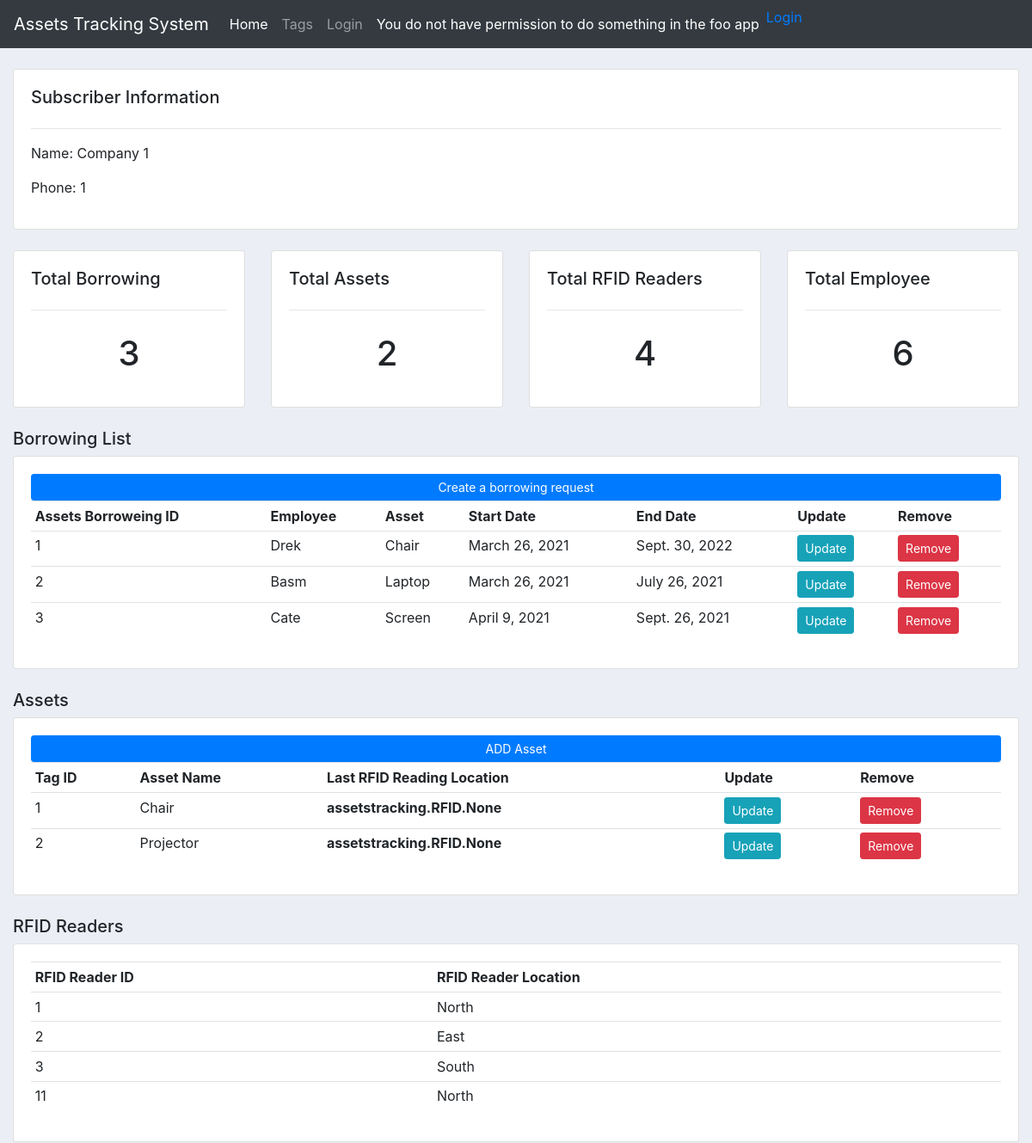
The page /subscriber/1/ (upper part) on the database as committed earlier.
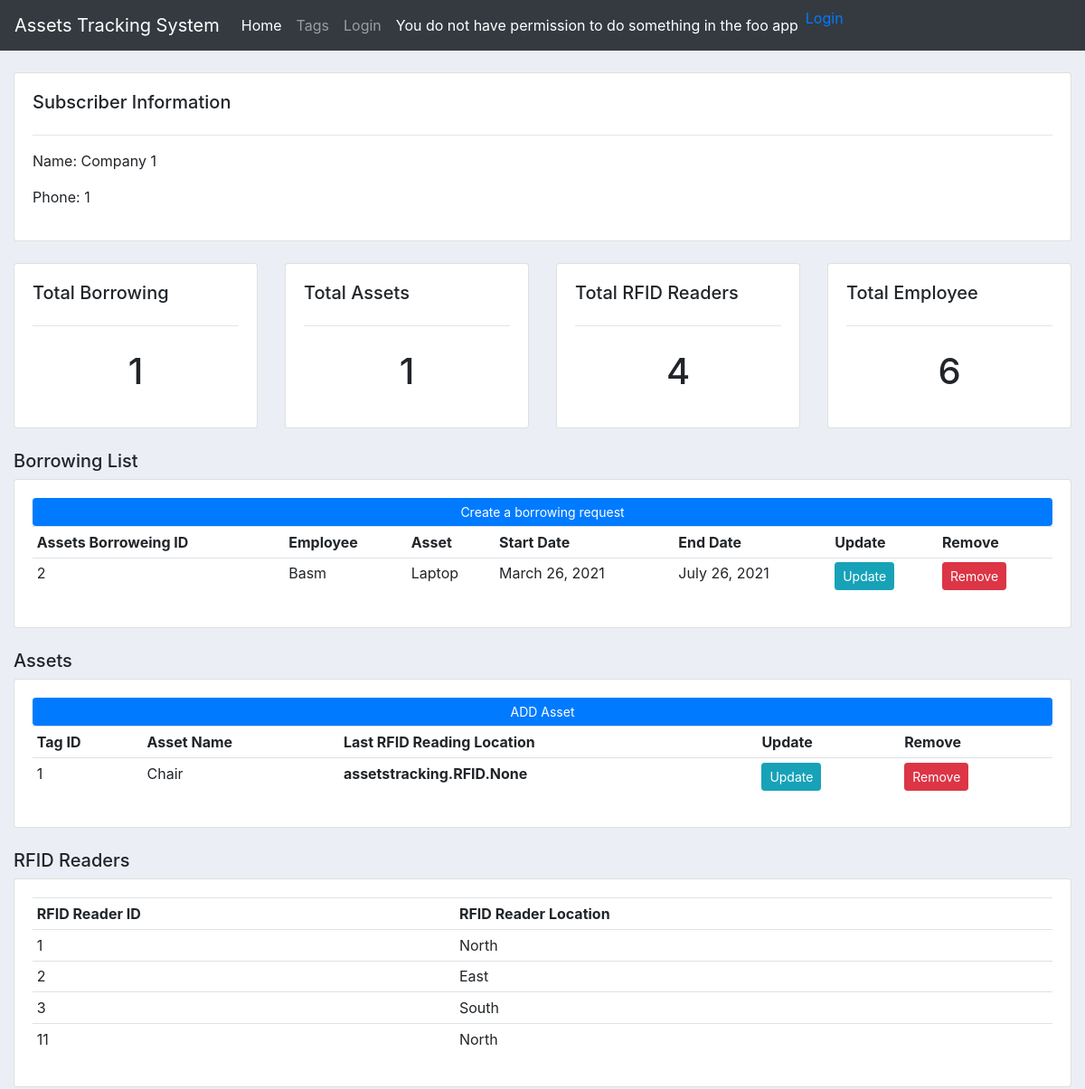
The same page on the database as committed later.
### assetstracking/models.py (models this page shows, shortened)
class Borrowing(models.Model):
    borrowing_id = models.IntegerField(null=True)
    start_date = models.DateField(auto_now_add=True, null=True)
    end_date = models.DateField(null=True)
    subscriber_id = models.ManyToManyField(Subscriber)
    employee_id = models.ForeignKey(Employee, null=True, on_delete= models.SET_NULL)
    tag_id = models.ForeignKey(Tag, null=True, on_delete= models.SET_NULL)
    employee_id_scanned = models.IntegerField(null=True,default=0)
    asset_id_scanned = models.IntegerField(null=True,default=0)
    reader_code = models.CharField(max_length=200, null=True, default=0)

class Employee(models.Model):
    employee_id = models.IntegerField(null=True)
    employee_name = models.CharField(max_length=200, null=True)
    employee_email = models.CharField(max_length=200, null=True)
    user = models.OneToOneField(User, null=True, on_delete=models.CASCADE)
    subscriber_id = models.ManyToManyField(Subscriber)
    def __str__(self): return self.employee_name

class Tag(models.Model):
    tag_id = models.IntegerField(null=True)
    asset_name = models.CharField(max_length=200, null=True)
    STATUS = (('Available','Available'),('Taken','Taken'),)
    asset_status = models.CharField(max_length=200, null=True, choices=STATUS)
    subscriber_id = models.ManyToManyField(Subscriber)
    rfid_id = models.ManyToManyField(RFID)
    asset_location = models.CharField(max_length=200, null=True)
    def __str__(self): return self.asset_name

class RFID (models.Model):
    rfid_id = models.IntegerField(null=True)
    rfid_location = models.CharField(max_length=200, null=True)
    subscriber_id = models.ManyToManyField(Subscriber)

### assetstracking/views.py (the view)
# urls.py: path('subscriber/<str:subscriber_test>/', views.subscriber, name="subscriber"),
def subscriber(request, subscriber_test):
    subscriber = Subscriber.objects.get(id=subscriber_test)
    borrowings = subscriber.borrowing_set.all()
    borrowing_count = borrowings.count()
    employee = Employee.objects.all()
    employees = subscriber.employee_set.all()
    employee_count = employees.count()
    tags = subscriber.tag_set.all()
    tag_count = tags.count()
    rfids = subscriber.rfid_set.all()
    rfid_count = rfids.count()
    context =   {'subscriber': subscriber,
                'borrowings': borrowings, 'borrowing_count': borrowing_count,
                'employee': employee, 'employees': employees, 'employee_count': employee_count,
                'tags': tags , 'tag_count': tag_count,
                'rfids': rfids , 'rfid_count': rfid_count
                }
    return render(request, 'assetstracking/subscriber.html', context)

### assetstracking/templates/assetstracking/subscriber.html (shortened to what this page needs)
{% extends 'assetstracking/main.html' %}
{% block content %}
<br>
<div class="row">
	<div class="col-md">
		<div class="card card-body">
			<h5>Subscriber Information</h5>
			<hr>
			<p>Name: {{subscriber.subscriber_name}} </p>
			<p>Phone: {{subscriber.subscriber_id}} </p>
		</div>
	</div>
</div>
<br>
<div class="row">
	<div class="col-md">
		<div class="card card-body">
			<h5>Total Borrowing</h5>
			<hr>
			<h1 style="text-align: center;padding: 10px">{{borrowing_count}}</h1>
		</div>
	</div>
	<div class="col-md">
		<div class="card card-body">
			<h5>Total Assets</h5>
			<hr>
			<h1 style="text-align: center;padding: 10px">{{tag_count}}</h1>
		</div>
	</div>
	<div class="col-md">
		<div class="card card-body">
			<h5>Total RFID Readers</h5>
			<hr>
			<h1 style="text-align: center;padding: 10px">{{rfid_count}}</h1>
		</div>
	</div>
	<div class="col-md">
		<div class="card card-body">
			<h5>Total Employee</h5>
			<hr>
			<h1 style="text-align: center;padding: 10px">{{employee_count}}</h1>
		</div>
	</div>
</div>
<br>
<div class="row">
	<div class="col-md">
		<h5>Borrowing List</h5>
		<div class="card card-body">
		    <a class="btn btn-primary  btn-sm btn-block" href="{% url 'createBorrowing' %}">Create a borrowing request</a>
			<table class="table table-sm">
				<tr>
					<th>Assets Borroweing ID</th>
					<th>Employee</th>
					<th>Asset</th>
					<th>Start Date</th>
					<th>End Date</th>
					<th>Update</th>
					<th>Remove</th>
				</tr>
				{% for i in borrowings %}
				<tr>
					<td>{{i.borrowing_id}}</td>
					<td>{{i.employee_id}}</td>
					<td>{{i.tag_id}}</td>
					<td>{{i.start_date}}</td>
					<td>{{i.end_date}}</td>
					<td><a class="btn btn-sm btn-info" href="{% url 'updateBorrowing' i.id %}">Update</a></td>
					<td><a class="btn btn-sm btn-danger" href="{% url 'deleteBorrowing' i.id %}">Remove</a></td>
				</tr>
				{% endfor %}
			</table>
		</div>
	</div>
</div>
<br>
<div class="row">
	<div class="col-md">
		<h5>Assets</h5>
		<div class="card card-body">
			<a class="btn btn-primary  btn-sm btn-block" href="{% url 'createAsset' %}">ADD Asset</a>
			<table class="table table-sm">
				<tr>
					<th>Tag ID</th>
					<th>Asset Name</th>
					<th>Last RFID Reading Location</th>
					<th>Update</th>
					<th>Remove</th>
				</tr>
				{% for i in tags %}
				<tr>
					<td>{{i.tag_id}}</td>
					<td>{{i.asset_name}}</td>
					<th>{{i.rfid_id}}</th>
					<td><a class="btn btn-sm btn-info" href="{% url 'updateAsset' i.id %}">Update</a></td>
					<td><a class="btn btn-sm btn-danger" href="{% url 'deleteAsset' i.id %}">Remove</a></td>
				</tr>
				{% endfor %}
			</table>
		</div>
	</div>
</div>
<br>
<div class="row">
	<div class="col-md">
		<h5>RFID Readers</h5>
		<div class="card card-body">
			<table class="table table-sm">
				<tr>
					<th>RFID Reader ID</th>
					<th>RFID Reader Location</th>
				</tr>
				{% for i in rfids %}
				<tr>
					<td>{{i.rfid_id}}</td>
					<td>{{i.rfid_location}}</td>
				</tr>
				{% endfor %}
			</table>
		</div>
	</div>
</div>
<br>
{% endblock %}

Rows that differ between the two databases and show on the page:
removed Borrowing: borrowing_id "1", employee_id "Drek", tag_id "Chair", start_date "March 26, 2021", end_date "Sept. 30, 2022"
removed Borrowing: borrowing_id "3", employee_id "Cate", tag_id "Screen", start_date "April 9, 2021", end_date "Sept. 26, 2021"
removed Tag: tag_id "2", asset_name "Projector", rfid_id "assetstracking.RFID.None"
Other text that changed with them:
{{ borrowing_count }}: "3" → "1"
{{ tag_count }}: "2" → "1"
